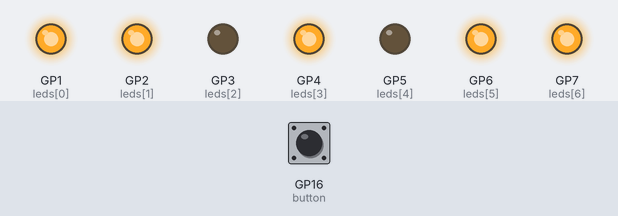
The program below on a simulated Raspberry Pi Pico running MicroPython. Shown: output pins drawn as LEDs (lit = HIGH). Inputs (shaded band) come from the test bench; at power-on: GP16 (button) LOW. Random numbers come from a fixed seed.

Above: at 0.75 s.
1.3 s: GP16 (button) pulled HIGH for 0.15 s
At 3.8 s:
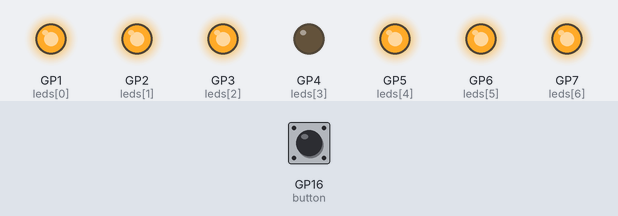
4.4 s: GP16 (button) pulled HIGH for 1 s
At 4.4 s:
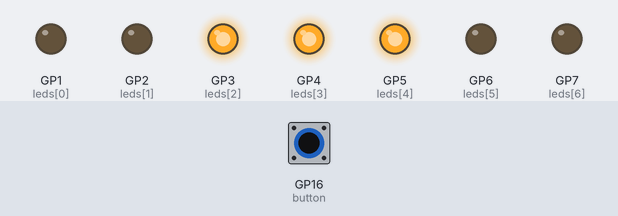
7.9 s: GP16 (button) pulled HIGH for 3.2 s
At 11.5 s:
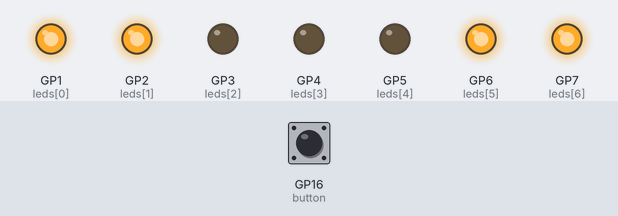
Timing chart, 0 to 18.6 s (numbered marks = the images above; inputs shaded):
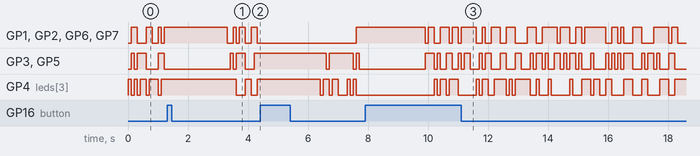

The program:

dice.py
```python
from machine import Pin
import utime,urandom

button=Pin(16,Pin.IN)
leds=[Pin(i,Pin.OUT) for i in range(1,8)]
number={1:'4',2:'35',3:'345',4:'1267',5:'12467',6:'123567'}

def glowBulb(strPin,duration=0.1):
    for i in strPin:
        Pin(int(i),Pin.OUT).value(1)
    utime.sleep(duration)
    for i in strPin:
        Pin(int(i),Pin.OUT).value(0)

def button_press(pin):
    button.irq(handler=None)
    utime.sleep(2)
    for i in range(1,8):
        Pin(i,Pin.OUT).value(0)

while True:
    button.irq(trigger=Pin.IRQ_RISING, handler=button_press)
    glowBulb(number[int(urandom.uniform(1,7))])
```
